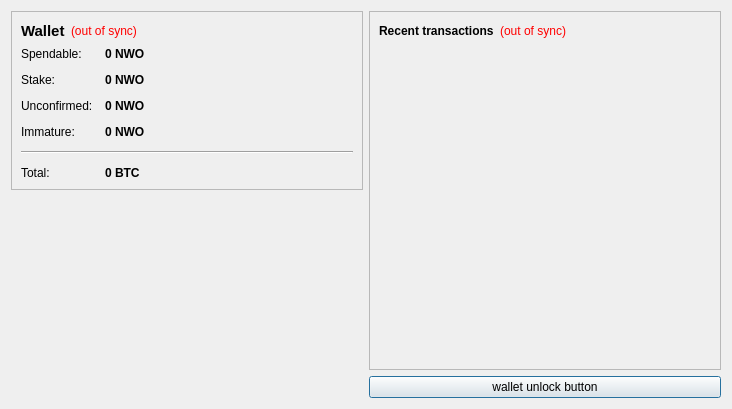
<?xml version="1.0" encoding="UTF-8"?>
<ui version="4.0">
 <class>OverviewPage</class>
 <widget class="QWidget" name="OverviewPage">
  <property name="geometry">
   <rect>
    <x>0</x>
    <y>0</y>
    <width>732</width>
    <height>409</height>
   </rect>
  </property>
  <property name="windowTitle">
   <string>Form</string>
  </property>
  <layout class="QHBoxLayout" name="horizontalLayout" stretch="0,0">
   <item>
    <layout class="QVBoxLayout" name="verticalLayout_2">
     <item>
      <widget class="QFrame" name="frame">
       <property name="frameShape">
        <enum>QFrame::StyledPanel</enum>
       </property>
       <property name="frameShadow">
        <enum>QFrame::Raised</enum>
       </property>
       <layout class="QVBoxLayout" name="verticalLayout_4">
        <item>
         <layout class="QHBoxLayout" name="horizontalLayout_4">
          <item>
           <widget class="QLabel" name="label_5">
            <property name="font">
             <font>
              <pointsize>11</pointsize>
              <weight>75</weight>
              <bold>true</bold>
             </font>
            </property>
            <property name="text">
             <string>Wallet</string>
            </property>
           </widget>
          </item>
          <item>
           <widget class="QLabel" name="labelWalletStatus">
            <property name="toolTip">
             <string>The displayed information may be out of date. Your wallet automatically synchronizes with the nwocoin network after a connection is established, but this process has not completed yet.</string>
            </property>
            <property name="styleSheet">
             <string notr="true">QLabel { color: red; }</string>
            </property>
            <property name="text">
             <string notr="true">(out of sync)</string>
            </property>
            <property name="alignment">
             <set>Qt::AlignLeading|Qt::AlignLeft|Qt::AlignVCenter</set>
            </property>
           </widget>
          </item>
          <item>
           <spacer name="horizontalSpacer_2">
            <property name="orientation">
             <enum>Qt::Horizontal</enum>
            </property>
            <property name="sizeHint" stdset="0">
             <size>
              <width>40</width>
              <height>20</height>
             </size>
            </property>
           </spacer>
          </item>
         </layout>
        </item>
        <item>
         <layout class="QFormLayout" name="formLayout_2">
          <property name="fieldGrowthPolicy">
           <enum>QFormLayout::AllNonFixedFieldsGrow</enum>
          </property>
          <property name="horizontalSpacing">
           <number>12</number>
          </property>
          <property name="verticalSpacing">
           <number>12</number>
          </property>
          <item row="0" column="0">
           <widget class="QLabel" name="label">
            <property name="text">
             <string>Spendable:</string>
            </property>
           </widget>
          </item>
          <item row="0" column="1">
           <widget class="QLabel" name="labelBalance">
            <property name="font">
             <font>
              <weight>75</weight>
              <bold>true</bold>
             </font>
            </property>
            <property name="cursor">
             <cursorShape>IBeamCursor</cursorShape>
            </property>
            <property name="toolTip">
             <string>Your current spendable balance</string>
            </property>
            <property name="text">
             <string notr="true">0 NWO</string>
            </property>
            <property name="textInteractionFlags">
             <set>Qt::LinksAccessibleByMouse|Qt::TextSelectableByKeyboard|Qt::TextSelectableByMouse</set>
            </property>
           </widget>
          </item>
          <item row="1" column="0">
           <widget class="QLabel" name="label_6">
            <property name="text">
             <string>Stake:</string>
            </property>
           </widget>
          </item>
          <item row="1" column="1">
           <widget class="QLabel" name="labelStake">
            <property name="font">
             <font>
              <weight>75</weight>
              <bold>true</bold>
             </font>
            </property>
            <property name="cursor">
             <cursorShape>IBeamCursor</cursorShape>
            </property>
            <property name="toolTip">
             <string>Total of coins that was staked, and do not yet count toward the current balance</string>
            </property>
            <property name="text">
             <string notr="true">0 NWO</string>
            </property>
            <property name="textInteractionFlags">
             <set>Qt::LinksAccessibleByMouse|Qt::TextSelectableByKeyboard|Qt::TextSelectableByMouse</set>
            </property>
           </widget>
          </item>
          <item row="2" column="0">
           <widget class="QLabel" name="label_3">
            <property name="text">
             <string>Unconfirmed:</string>
            </property>
           </widget>
          </item>
          <item row="2" column="1">
           <widget class="QLabel" name="labelUnconfirmed">
            <property name="font">
             <font>
              <weight>75</weight>
              <bold>true</bold>
             </font>
            </property>
            <property name="cursor">
             <cursorShape>IBeamCursor</cursorShape>
            </property>
            <property name="toolTip">
             <string>Total of transactions that have yet to be confirmed, and do not yet count toward the current balance</string>
            </property>
            <property name="text">
             <string notr="true">0 NWO</string>
            </property>
            <property name="textInteractionFlags">
             <set>Qt::LinksAccessibleByMouse|Qt::TextSelectableByKeyboard|Qt::TextSelectableByMouse</set>
            </property>
           </widget>
          </item>
          <item row="3" column="0">
           <widget class="QLabel" name="labelImmatureText">
            <property name="text">
             <string>Immature:</string>
            </property>
           </widget>
          </item>
          <item row="3" column="1">
           <widget class="QLabel" name="labelImmature">
            <property name="font">
             <font>
              <weight>75</weight>
              <bold>true</bold>
             </font>
            </property>
            <property name="toolTip">
             <string>Mined balance that has not yet matured</string>
            </property>
            <property name="text">
             <string notr="true">0 NWO</string>
            </property>
            <property name="textInteractionFlags">
             <set>Qt::LinksAccessibleByMouse|Qt::TextSelectableByKeyboard|Qt::TextSelectableByMouse</set>
            </property>
           </widget>
          </item>
          <item row="4" column="0" colspan="2">
           <widget class="Line" name="line">
            <property name="orientation">
             <enum>Qt::Horizontal</enum>
            </property>
           </widget>
          </item>
          <item row="5" column="0">
           <widget class="QLabel" name="labelTotalText">
            <property name="text">
             <string>Total:</string>
            </property>
           </widget>
          </item>
          <item row="5" column="1">
           <widget class="QLabel" name="labelTotal">
            <property name="font">
             <font>
              <weight>75</weight>
              <bold>true</bold>
             </font>
            </property>
            <property name="cursor">
             <cursorShape>IBeamCursor</cursorShape>
            </property>
            <property name="toolTip">
             <string>Your current total balance</string>
            </property>
            <property name="text">
             <string notr="true">0 BTC</string>
            </property>
            <property name="textInteractionFlags">
             <set>Qt::LinksAccessibleByMouse|Qt::TextSelectableByKeyboard|Qt::TextSelectableByMouse</set>
            </property>
           </widget>
          </item>
         </layout>
        </item>
       </layout>
      </widget>
     </item>
     <item>
      <spacer name="verticalSpacer_4">
       <property name="orientation">
        <enum>Qt::Vertical</enum>
       </property>
       <property name="sizeHint" stdset="0">
        <size>
         <width>20</width>
         <height>40</height>
        </size>
       </property>
      </spacer>
     </item>
     <item>
      <widget class="QLabel" name="label_2">
       <property name="text">
        <string/>
       </property>
       <property name="pixmap">
        <pixmap resource="../bitcoin.qrc">:/images/Wallet_Logo</pixmap>
       </property>
       <property name="alignment">
        <set>Qt::AlignCenter</set>
       </property>
      </widget>
     </item>
     <item>
      <spacer name="verticalSpacer">
       <property name="orientation">
        <enum>Qt::Vertical</enum>
       </property>
       <property name="sizeHint" stdset="0">
        <size>
         <width>20</width>
         <height>40</height>
        </size>
       </property>
      </spacer>
     </item>
    </layout>
   </item>
   <item>
    <layout class="QVBoxLayout" name="verticalLayout_3">
     <item>
      <widget class="QFrame" name="frame_2">
       <property name="frameShape">
        <enum>QFrame::StyledPanel</enum>
       </property>
       <property name="frameShadow">
        <enum>QFrame::Raised</enum>
       </property>
       <layout class="QVBoxLayout" name="verticalLayout">
        <item>
         <layout class="QHBoxLayout" name="horizontalLayout_2">
          <item>
           <widget class="QLabel" name="label_4">
            <property name="text">
             <string>&lt;b&gt;Recent transactions&lt;/b&gt;</string>
            </property>
           </widget>
          </item>
          <item>
           <widget class="QLabel" name="labelTransactionsStatus">
            <property name="toolTip">
             <string>The displayed information may be out of date. Your wallet automatically synchronizes with the nwocoin network after a connection is established, but this process has not completed yet.</string>
            </property>
            <property name="styleSheet">
             <string notr="true">QLabel { color: red; }</string>
            </property>
            <property name="text">
             <string notr="true">(out of sync)</string>
            </property>
            <property name="alignment">
             <set>Qt::AlignRight|Qt::AlignTrailing|Qt::AlignVCenter</set>
            </property>
           </widget>
          </item>
          <item>
           <spacer name="horizontalSpacer">
            <property name="orientation">
             <enum>Qt::Horizontal</enum>
            </property>
            <property name="sizeHint" stdset="0">
             <size>
              <width>40</width>
              <height>20</height>
             </size>
            </property>
           </spacer>
          </item>
         </layout>
        </item>
        <item>
         <widget class="QListView" name="listTransactions">
          <property name="styleSheet">
           <string notr="true">QListView { background: transparent; }</string>
          </property>
          <property name="frameShape">
           <enum>QFrame::NoFrame</enum>
          </property>
          <property name="verticalScrollBarPolicy">
           <enum>Qt::ScrollBarAlwaysOff</enum>
          </property>
          <property name="horizontalScrollBarPolicy">
           <enum>Qt::ScrollBarAlwaysOff</enum>
          </property>
          <property name="selectionMode">
           <enum>QAbstractItemView::NoSelection</enum>
          </property>
         </widget>
        </item>
       </layout>
      </widget>
     </item>
     <item>
      <widget class="QPushButton" name="unlockWalletButton">
       <property name="sizePolicy">
        <sizepolicy hsizetype="Minimum" vsizetype="Fixed">
         <horstretch>0</horstretch>
         <verstretch>0</verstretch>
        </sizepolicy>
       </property>
       <property name="maximumSize">
        <size>
         <width>16777214</width>
         <height>16777214</height>
        </size>
       </property>
       <property name="toolTip">
        <string/>
       </property>
       <property name="text">
        <string>wallet unlock button</string>
       </property>
       <property name="checkable">
        <bool>false</bool>
       </property>
       <property name="autoDefault">
        <bool>false</bool>
       </property>
       <property name="default">
        <bool>true</bool>
       </property>
       <property name="flat">
        <bool>false</bool>
       </property>
      </widget>
     </item>
    </layout>
   </item>
  </layout>
 </widget>
 <resources>
  <include location="../bitcoin.qrc"/>
 </resources>
 <connections/>
</ui>
